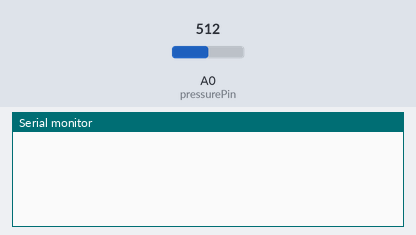
The sketch below on a simulated Arduino Uno, built with avr-gcc and run on an emulated ATmega328P. Shown: the last lines printed to the serial monitor. The inputs (shaded band) are chosen by the test bench; at power-on: A0 (pressurePin) = 512.

Above: at 1.2 s.
1.3 s: A0 (pressurePin) set to 716
At 3.3 s:
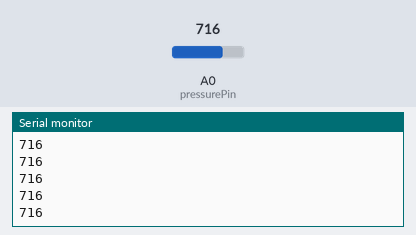
3.4 s: A0 (pressurePin) set to 900
At 8.4 s:
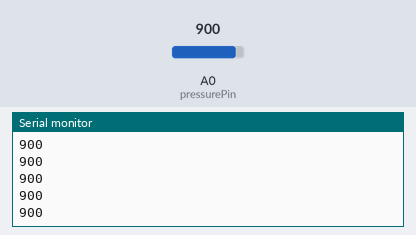
Timing chart, 0 to 9.9 s (numbered marks = the images above; inputs shaded):
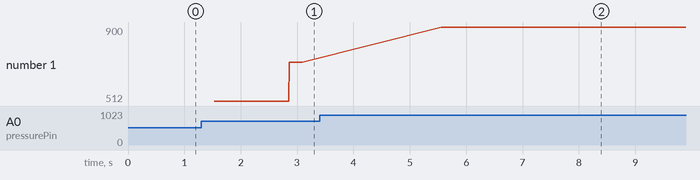

The sketch:

sensor_readings.ino
```cpp
/*
read in sensor output to serial [numReadings] number of times at [x] delay in between
to be used with mac built in functionality to write serial input to mac to file

this uses blend micro board
*/


const int pressurePin = A0;

const int numReadings = 300;
int weight[numReadings];
const int x = 5; //milliseconds to pause between readings
const int sleep = 1000; //milliseconds to pause between numReadings cycles

void setup()
{
  Serial.begin(9600);

}

void loop()
{
  //do 300 readings, x ms apart
  for(int y=0; y<numReadings; y++)
  {
    weight[y]=analogRead(pressurePin);
    delay(x);
  }

  //now print to serial
  for(int i=0; i<numReadings; i++)
  {
    Serial.println(weight[i]);
  }
  delay(sleep);
}
```

Measured:
- after the input at 1.3 s, the serial monitor: prints a new line after 1.6 s (image 1)
- after the input at 3.4 s, the serial monitor: prints a new line after 2.2 s (image 2)
- plotted number 1: 716 → 900 after the input at 3.4 s
